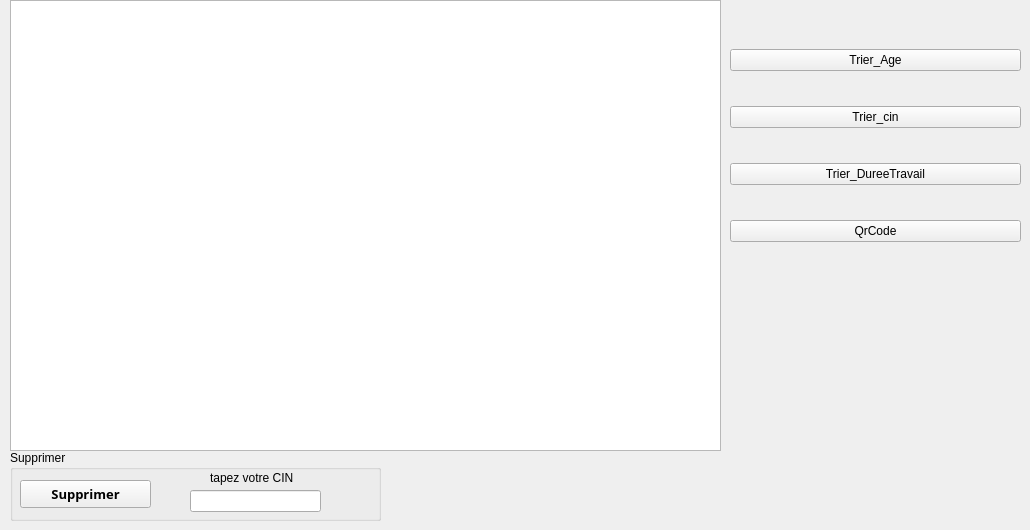
          <widget class="QWidget" name="tab_6">
           <attribute name="title">
            <string>Afficher Personnel</string>
           </attribute>
           <widget class="QTableView" name="tab_personnel">
            <property name="geometry">
             <rect>
              <x>10</x>
              <y>0</y>
              <width>711</width>
              <height>451</height>
             </rect>
            </property>
           </widget>
           <widget class="QLabel" name="qrcodecommande_2">
            <property name="geometry">
             <rect>
              <x>750</x>
              <y>300</y>
              <width>241</width>
              <height>191</height>
             </rect>
            </property>
            <property name="font">
             <font>
              <family>Sitka Display</family>
              <pointsize>9</pointsize>
              <weight>75</weight>
              <bold>true</bold>
             </font>
            </property>
            <property name="text">
             <string/>
            </property>
           </widget>
           <widget class="QWidget" name="verticalLayoutWidget_5">
            <property name="geometry">
             <rect>
              <x>730</x>
              <y>20</y>
              <width>291</width>
              <height>251</height>
             </rect>
            </property>
            <layout class="QVBoxLayout" name="verticalLayout_6">
             <item>
              <widget class="QPushButton" name="trier_age">
               <property name="styleSheet">
                <string notr="true"/>
               </property>
               <property name="text">
                <string>Trier_Age</string>
               </property>
               <property name="icon">
                <iconset resource="img.qrc">
                 <normaloff>:/trie.png</normaloff>:/trie.png</iconset>
               </property>
               <property name="iconSize">
                <size>
                 <width>40</width>
                 <height>20</height>
                </size>
               </property>
              </widget>
             </item>
             <item>
              <widget class="QPushButton" name="p_trier">
               <property name="styleSheet">
                <string notr="true"/>
               </property>
               <property name="text">
                <string>Trier_cin</string>
               </property>
               <property name="icon">
                <iconset resource="img.qrc">
                 <normaloff>:/trie.png</normaloff>:/trie.png</iconset>
               </property>
               <property name="iconSize">
                <size>
                 <width>40</width>
                 <height>20</height>
                </size>
               </property>
              </widget>
             </item>
             <item>
              <widget class="QPushButton" name="trie_dureeTravail">
               <property name="styleSheet">
                <string notr="true"/>
               </property>
               <property name="text">
                <string>Trier_DureeTravail</string>
               </property>
               <property name="icon">
                <iconset resource="img.qrc">
                 <normaloff>:/trie.png</normaloff>:/trie.png</iconset>
               </property>
               <property name="iconSize">
                <size>
                 <width>40</width>
                 <height>20</height>
                </size>
               </property>
              </widget>
             </item>
             <item>
              <widget class="QPushButton" name="qrcodegen_2">
               <property name="styleSheet">
                <string notr="true"/>
               </property>
               <property name="text">
                <string>QrCode</string>
               </property>
               <property name="iconSize">
                <size>
                 <width>40</width>
                 <height>20</height>
                </size>
               </property>
              </widget>
             </item>
            </layout>
           </widget>
           <widget class="QGroupBox" name="groupBox_5">
            <property name="geometry">
             <rect>
              <x>10</x>
              <y>450</y>
              <width>371</width>
              <height>71</height>
             </rect>
            </property>
            <property name="title">
             <string>Supprimer</string>
            </property>
            <widget class="QPushButton" name="Supprimer">
             <property name="geometry">
              <rect>
               <x>10</x>
               <y>30</y>
               <width>131</width>
               <height>28</height>
              </rect>
             </property>
             <property name="font">
              <font>
               <family>Sitka Display</family>
               <pointsize>10</pointsize>
               <weight>75</weight>
               <bold>true</bold>
              </font>
             </property>
             <property name="styleSheet">
              <string notr="true"/>
             </property>
             <property name="text">
              <string>Supprimer</string>
             </property>
             <property name="icon">
              <iconset resource="img.qrc">
               <normaloff>:/supprimer.png</normaloff>:/supprimer.png</iconset>
             </property>
             <property name="iconSize">
              <size>
               <width>20</width>
               <height>20</height>
              </size>
             </property>
            </widget>
            <widget class="QLabel" name="label_58">
             <property name="geometry">
              <rect>
               <x>200</x>
               <y>20</y>
               <width>161</width>
               <height>16</height>
              </rect>
             </property>
             <property name="text">
              <string>tapez votre CIN</string>
             </property>
            </widget>
            <widget class="QLineEdit" name="L_cin_supp">
             <property name="geometry">
              <rect>
               <x>180</x>
               <y>40</y>
               <width>131</width>
               <height>22</height>
              </rect>
             </property>
            </widget>
           </widget>
          </widget>
